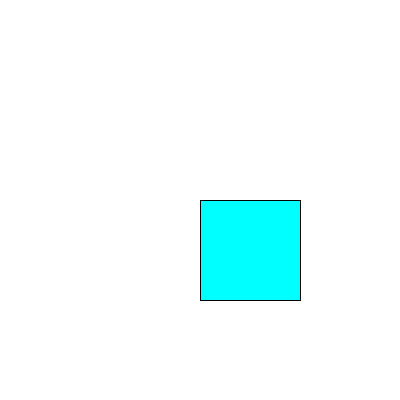
Frame 1 (no input)
Frame 60 (the mouse pressed at the canvas centre just before this capture): identical to frame 1, image omitted
Frame 120 (the mouse held since frame 60 and released just before this capture): identical to frame 1, image omitted

The Processing sketch that drew this single still picture (run headless with seeded random() and noise(); from frame 60 on, the mouse is pressed at the canvas centre):

// Processing sketch: gameStartOver
// ── gameStartOver.pde
int state=0; 
// 1. ready to restart
// 2. playing
// 3. gameover
float w2,h2;
void setup() {
  size(400, 400);
  w2 = width/2;
  h2 = height/2;
}
void draw() {
  if (state == 0) { // 1. ready to restart
    readyToStart(); 
  } else if (state == 1) {  // 2. playing
    playing();
  } else {            //   3. gameover
    gameOver(); 
  }
}
void mousePressed() {
  if (state == 0) { // 1. ready to restart
    if(mouseX>w2 && mouseX<w2+100 && 
       mouseY>h2 && mouseY<h2+100) state = 1;
  } else if (state == 1) {  // 2. playing
    state = 2;
  } else {            //   3. gameover
    state = 0;
  }
}
void readyToStart(){
  background(255);
  fill(0,255,255);
  rect(width/2, height/2, 100, 100);
  fill(255);
}
void playing(){
    background(0, 255, 255);
    line(width/2, height/2, mouseX, mouseY);
}
void gameOver(){
  background(255, 0, 0);
}
